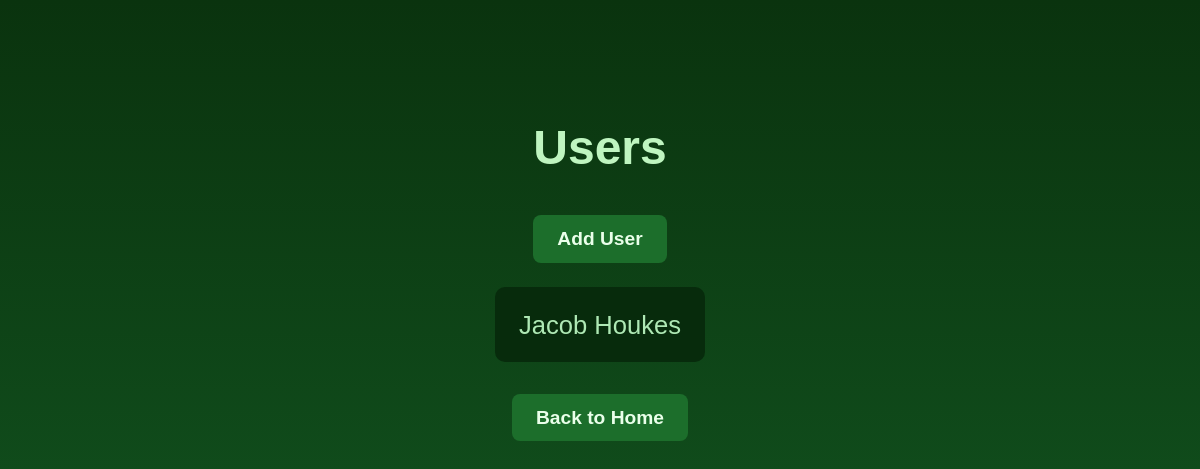
/users, run on an earlier commit of the app's database.
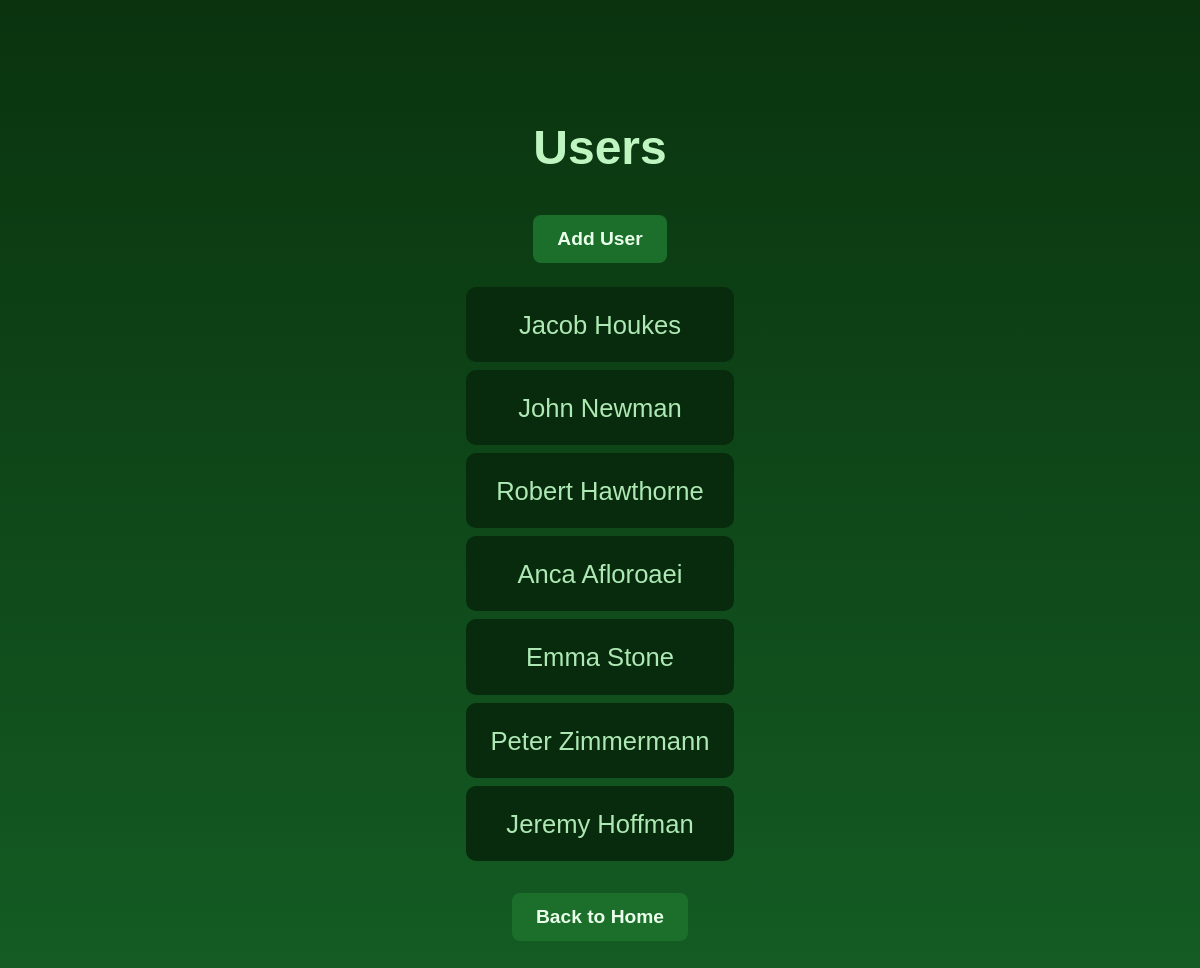
And on a later commit of the database.
### models.py (models this page shows)
class User(db.Model):
    __tablename__ = "users"
    id = db.Column(db.Integer, primary_key=True)
    name = db.Column(db.String(80), nullable=False)
    movies = db.relationship('Movie', backref='user', cascade="all, delete-orphan")

### app.py (the view)
@app.route('/users')
def list_users():
    try:
        users = data_manager.get_all_users()
        return render_template('users.html', users=users)
    except Exception as e:
        print(f"Error fetching users: {e}")
        return render_template("message.html", message="Failed to load users.")

### datamanager/sqlite_data_manager.py (called while the page is built)
    def get_all_users(self):
        return User.query.all()

### templates/users.html (shortened to what this page needs)
<!DOCTYPE html>
<html lang="en">
<head>
    <link rel="stylesheet" href="{{ url_for('static', filename='style.css') }}">
</head>
<body>
    <div class="users-container">
        <h1>Users</h1>
        <a class="button-link" href="{{ url_for('add_user') }}">Add User</a>
        {% if users %}
            <ul class="user-list">
                {% for user in users %}
                    <li><a href="{{ url_for('user_movies', user_id=user.id) }}">{{ user.name }}</a></li>
                {% endfor %}
            </ul>
        {% else %}
            <p>No users found.</p>
        {% endif %}
        <a class="button-link bottom-space" href="{{ url_for('home') }}">Back to Home</a>
    </div>
</body>
</html>

What changed in the data, as far as the page shows it:
added User: name "John Newman"
added User: name "Robert Hawthorne"
added User: name "Anca Afloroaei"
added User: name "Emma Stone"
added User: name "Peter Zimmermann"
added User: name "Jeremy Hoffman"
